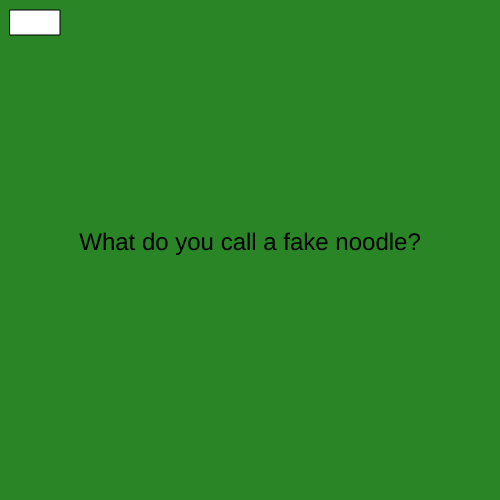
Frame 1 (no input)
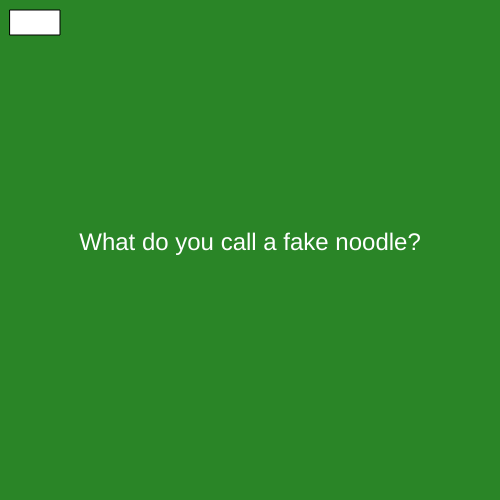
Frame 60 (no input)
Frame 120 (the mouse pressed at the canvas centre since frame 60): identical to frame 60, image omitted

The p5.js sketch that drew these frames (run headless with seeded random() and noise() and a simulated clock; from frame 60 on, the mouse is pressed at the canvas centre):

// p5.js sketch
// ── sketch.js
let myState = 0 ;

function setup() {
  createCanvas(500, 500);
  textAlign(CENTER);
  textSize(24);

}

function draw() {

  switch(myState) {
    case 0:
      background("#2a8527");
      text("What do you call a fake noodle?", 250, 250);
      break ;

    case 1:
      background("#d7571d");
      text("An impasta", 250, 250);
      break;

  }
  fill("black");
  fill("white");
  rect(10, 10, 50, 25);

}

function mouseReleased() {

  if ((mouseX > 10) && (mouseX < 60) && (mouseY > 10) && (mouseY < 35))
    myState++;
  if (myState > 1) {
    myState = 0;
  }

}
